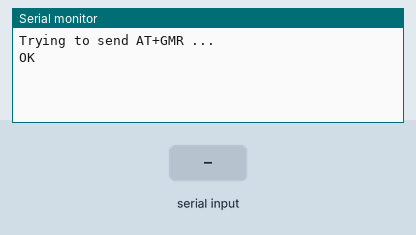
Simulated run of this sketch. Board: Arduino Uno, built with avr-gcc and run on an emulated ATmega328P. Shown: the last lines printed to the serial monitor. The test bench sets the inputs (shaded band). The modem accepts every AT command (registered, SIM ready, sends succeed) and sends nothing else.

Above: at 5.2 s.
5.3 s: "1" received over the second serial link
At 6.5 s:
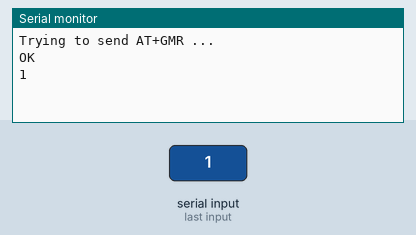
6.8 s: "0" received over the second serial link
At 7.8 s:
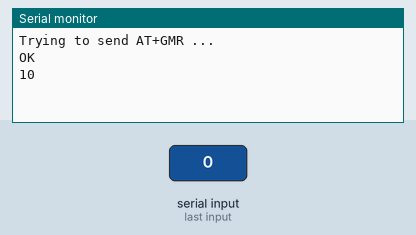

The sketch:

esp.ino
```cpp
#include <SoftwareSerial.h>

// Connect the TX line from the ESP module to the Arduino's pin 2
// and the RX line from the ESP module to the Arduino's pin 3
// Emulate EspSerial on pins 2/3 if not present
#ifndef HAVE_HWEspSerial
#include "SoftwareSerial.h"
SoftwareSerial EspSerial(2, 3); // RX, TX
#endif


void setup() {
  Serial.begin(115200);
  delay(2000);
  EspSerial.begin(9600); // your esp's baud rate might be different 9600, 57600, 76800 or 115200
  delay(2000);
  Serial.println("Trying to send AT+GMR ...");
  EspSerial.println("AT+GMR");
}

void loop() {
  if(EspSerial.available()) // check if the ESP module is sending a message
  {
    while(EspSerial.available())
    {
      // The esp has data so display its output to the serial window
      char c = EspSerial.read(); // read the next character.
      Serial.write(c);
    }
  }

  if(Serial.available()) // check if connection through Serial Monitor from computer is available
  {
    // the following delay is required because otherwise the arduino will read the first letter of the command but not the rest
    // In other words without the delay if you use AT+RST, for example, the Arduino will read the letter A send it, then read the rest and send it
    // but we want to send everything at the same time.
    delay(1000);

    String command="";

    while(Serial.available()) // read the command character by character
    {
        // read one character
      command+=(char)Serial.read();
    }
    EspSerial.println(command); // send the read character to the Esp module
  }
}
```

Measured:
- after the input at 5.3 s, the serial monitor: prints a new line at once (image 1)
- after the input at 6.8 s, the serial monitor: prints a new line at once (image 2)
